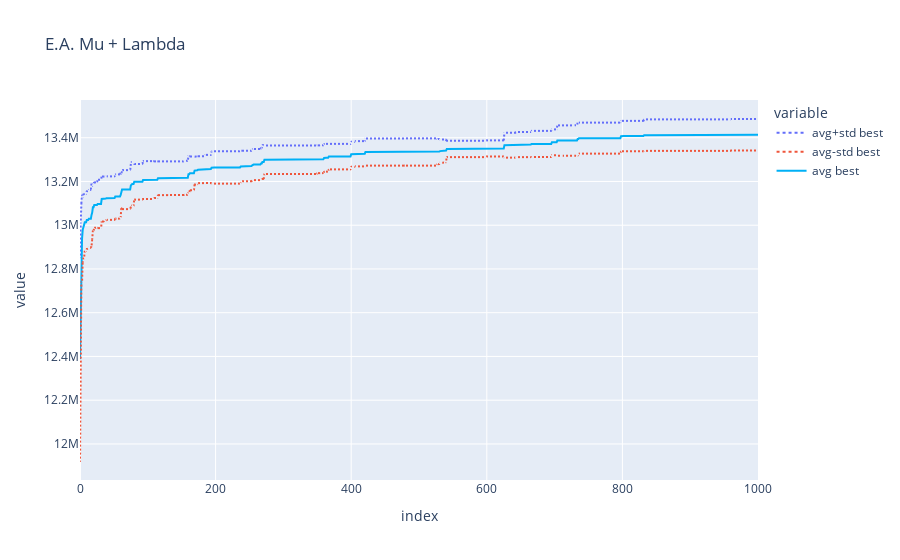

The cell this chart's notebook holds for it:
### Code cell
print_hof(hof2)
plot_bests(logs2, 'E.A. Mu + Lambda')

### Figure 1 — Plotly figure (JSON) as saved in the notebook; plotly's stock layout.template omitted (floating-point values rounded to 4 significant figures; data arrays with more than 128 entries replaced by an {"elided": "..."} marker saying what was removed)
{"data": [{"hovertemplate": "variable=avg+std best<br>index=%{x}<br>value=%{y}<extra></extra>", "legendgroup": "avg+std best", "line": {"color": "#636efa", "dash": "dot"}, "mode": "lines", "name": "avg+std best", "showlegend": true, "type": "scattergl", "x": {"elided": "1001 int values"}, "xaxis": "x", "y": {"elided": "1001 float values"}, "yaxis": "y"}, {"hovertemplate": "variable=avg-std best<br>index=%{x}<br>value=%{y}<extra></extra>", "legendgroup": "avg-std best", "line": {"color": "#EF553B", "dash": "dot"}, "mode": "lines", "name": "avg-std best", "showlegend": true, "type": "scattergl", "x": {"elided": "1001 int values"}, "xaxis": "x", "y": {"elided": "1001 float values"}, "yaxis": "y"}, {"line": {"color": "rgb(0,176,246)"}, "name": "avg best", "type": "scatter", "x": {"elided": "1001 int values"}, "y": {"elided": "1001 float values"}}], "layout": {"legend": {"title": {"text": "variable"}, "tracegroupgap": 0}, "title": {"text": "E.A. Mu + Lambda"}, "xaxis": {"anchor": "y", "domain": [0, 1], "title": {"text": "index"}}, "yaxis": {"anchor": "x", "domain": [0, 1], "title": {"text": "value"}}}}
